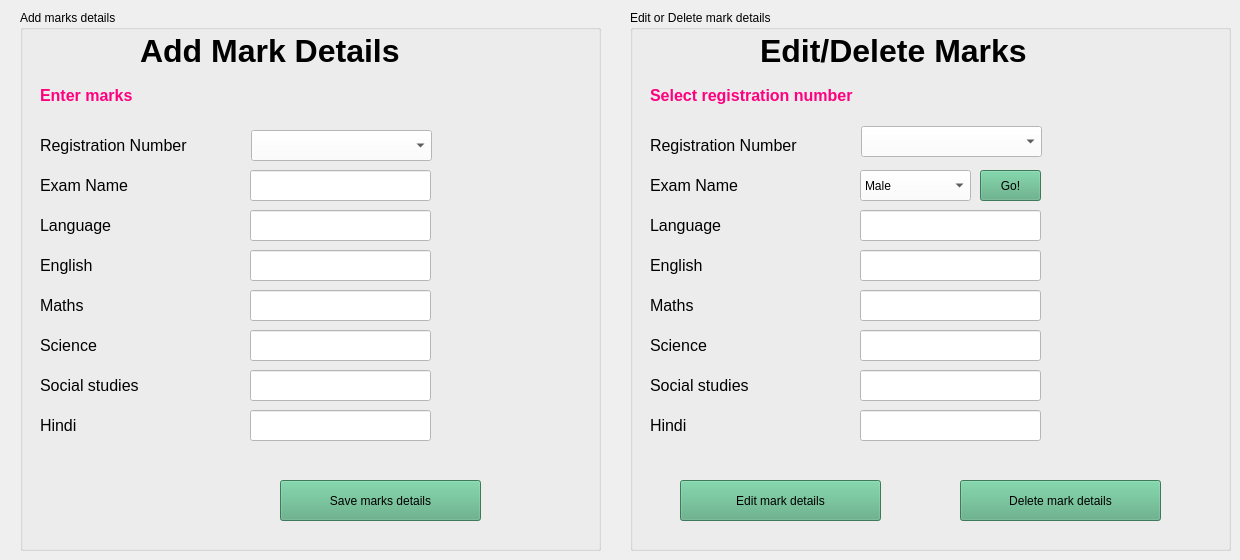
    <widget class="QWidget" name="tab_7">
     <attribute name="title">
      <string>Marks</string>
     </attribute>
     <widget class="QGroupBox" name="groupBox">
      <property name="geometry">
       <rect>
        <x>20</x>
        <y>10</y>
        <width>581</width>
        <height>541</height>
       </rect>
      </property>
      <property name="title">
       <string>Add marks details</string>
      </property>
      <widget class="QLabel" name="label_28">
       <property name="geometry">
        <rect>
         <x>120</x>
         <y>0</y>
         <width>381</width>
         <height>81</height>
        </rect>
       </property>
       <property name="font">
        <font>
         <pointsize>24</pointsize>
         <weight>75</weight>
         <bold>true</bold>
        </font>
       </property>
       <property name="text">
        <string>Add Mark Details</string>
       </property>
      </widget>
      <widget class="QLabel" name="l31">
       <property name="geometry">
        <rect>
         <x>20</x>
         <y>60</y>
         <width>251</width>
         <height>51</height>
        </rect>
       </property>
       <property name="font">
        <font>
         <pointsize>12</pointsize>
         <weight>75</weight>
         <bold>true</bold>
        </font>
       </property>
       <property name="styleSheet">
        <string notr="true">color: rgb(255, 0, 127);</string>
       </property>
       <property name="text">
        <string>Enter marks</string>
       </property>
      </widget>
      <widget class="QLabel" name="label_30">
       <property name="geometry">
        <rect>
         <x>20</x>
         <y>110</y>
         <width>201</width>
         <height>51</height>
        </rect>
       </property>
       <property name="font">
        <font>
         <pointsize>12</pointsize>
        </font>
       </property>
       <property name="text">
        <string>Registration Number</string>
       </property>
      </widget>
      <widget class="QLabel" name="label_31">
       <property name="geometry">
        <rect>
         <x>20</x>
         <y>150</y>
         <width>201</width>
         <height>51</height>
        </rect>
       </property>
       <property name="font">
        <font>
         <pointsize>12</pointsize>
        </font>
       </property>
       <property name="text">
        <string>Exam Name</string>
       </property>
      </widget>
      <widget class="QLineEdit" name="tb31">
       <property name="geometry">
        <rect>
         <x>230</x>
         <y>160</y>
         <width>181</width>
         <height>31</height>
        </rect>
       </property>
       <property name="styleSheet">
        <string notr="true">background-color: rgb(255, 255, 255);
font: 12pt &quot;MS Shell Dlg 2&quot;;</string>
       </property>
      </widget>
      <widget class="QLabel" name="label_32">
       <property name="geometry">
        <rect>
         <x>20</x>
         <y>190</y>
         <width>201</width>
         <height>51</height>
        </rect>
       </property>
       <property name="font">
        <font>
         <pointsize>12</pointsize>
        </font>
       </property>
       <property name="text">
        <string>Language</string>
       </property>
      </widget>
      <widget class="QLineEdit" name="tb32">
       <property name="geometry">
        <rect>
         <x>230</x>
         <y>200</y>
         <width>181</width>
         <height>31</height>
        </rect>
       </property>
       <property name="styleSheet">
        <string notr="true">background-color: rgb(255, 255, 255);
font: 12pt &quot;MS Shell Dlg 2&quot;;</string>
       </property>
      </widget>
      <widget class="QLabel" name="label_33">
       <property name="geometry">
        <rect>
         <x>20</x>
         <y>230</y>
         <width>201</width>
         <height>51</height>
        </rect>
       </property>
       <property name="font">
        <font>
         <pointsize>12</pointsize>
        </font>
       </property>
       <property name="text">
        <string>English</string>
       </property>
      </widget>
      <widget class="QLineEdit" name="tb33">
       <property name="geometry">
        <rect>
         <x>230</x>
         <y>240</y>
         <width>181</width>
         <height>31</height>
        </rect>
       </property>
       <property name="styleSheet">
        <string notr="true">background-color: rgb(255, 255, 255);
font: 12pt &quot;MS Shell Dlg 2&quot;;</string>
       </property>
      </widget>
      <widget class="QLabel" name="label_34">
       <property name="geometry">
        <rect>
         <x>20</x>
         <y>270</y>
         <width>201</width>
         <height>51</height>
        </rect>
       </property>
       <property name="font">
        <font>
         <pointsize>12</pointsize>
        </font>
       </property>
       <property name="text">
        <string>Maths</string>
       </property>
      </widget>
      <widget class="QLineEdit" name="tb34">
       <property name="geometry">
        <rect>
         <x>230</x>
         <y>280</y>
         <width>181</width>
         <height>31</height>
        </rect>
       </property>
       <property name="styleSheet">
        <string notr="true">background-color: rgb(255, 255, 255);
font: 12pt &quot;MS Shell Dlg 2&quot;;</string>
       </property>
      </widget>
      <widget class="QLabel" name="label_35">
       <property name="geometry">
        <rect>
         <x>20</x>
         <y>310</y>
         <width>201</width>
         <height>51</height>
        </rect>
       </property>
       <property name="font">
        <font>
         <pointsize>12</pointsize>
        </font>
       </property>
       <property name="text">
        <string>Science</string>
       </property>
      </widget>
      <widget class="QLineEdit" name="tb35">
       <property name="geometry">
        <rect>
         <x>230</x>
         <y>320</y>
         <width>181</width>
         <height>31</height>
        </rect>
       </property>
       <property name="styleSheet">
        <string notr="true">background-color: rgb(255, 255, 255);
font: 12pt &quot;MS Shell Dlg 2&quot;;</string>
       </property>
      </widget>
      <widget class="QLabel" name="label_36">
       <property name="geometry">
        <rect>
         <x>20</x>
         <y>350</y>
         <width>201</width>
         <height>51</height>
        </rect>
       </property>
       <property name="font">
        <font>
         <pointsize>12</pointsize>
        </font>
       </property>
       <property name="text">
        <string>Social studies</string>
       </property>
      </widget>
      <widget class="QLineEdit" name="tb36">
       <property name="geometry">
        <rect>
         <x>230</x>
         <y>360</y>
         <width>181</width>
         <height>31</height>
        </rect>
       </property>
       <property name="styleSheet">
        <string notr="true">background-color: rgb(255, 255, 255);
font: 12pt &quot;MS Shell Dlg 2&quot;;</string>
       </property>
      </widget>
      <widget class="QLabel" name="label_37">
       <property name="geometry">
        <rect>
         <x>20</x>
         <y>390</y>
         <width>201</width>
         <height>51</height>
        </rect>
       </property>
       <property name="font">
        <font>
         <pointsize>12</pointsize>
        </font>
       </property>
       <property name="text">
        <string>Hindi</string>
       </property>
      </widget>
      <widget class="QLineEdit" name="tb37">
       <property name="geometry">
        <rect>
         <x>230</x>
         <y>400</y>
         <width>181</width>
         <height>31</height>
        </rect>
       </property>
       <property name="styleSheet">
        <string notr="true">background-color: rgb(255, 255, 255);
font: 12pt &quot;MS Shell Dlg 2&quot;;</string>
       </property>
      </widget>
      <widget class="QPushButton" name="b31">
       <property name="geometry">
        <rect>
         <x>260</x>
         <y>470</y>
         <width>201</width>
         <height>41</height>
        </rect>
       </property>
       <property name="styleSheet">
        <string notr="true">background-color: rgb(85, 170, 127);
font: 12pt &quot;MS Shell Dlg 2&quot;;</string>
       </property>
       <property name="text">
        <string>Save marks details</string>
       </property>
      </widget>
      <widget class="QComboBox" name="cb31">
       <property name="geometry">
        <rect>
         <x>231</x>
         <y>120</y>
         <width>181</width>
         <height>31</height>
        </rect>
       </property>
       <property name="styleSheet">
        <string notr="true">background-color: rgb(255, 255, 255);</string>
       </property>
      </widget>
     </widget>
     <widget class="QGroupBox" name="groupBox_2">
      <property name="geometry">
       <rect>
        <x>630</x>
        <y>10</y>
        <width>601</width>
        <height>541</height>
       </rect>
      </property>
      <property name="title">
       <string>Edit or Delete mark details</string>
      </property>
      <widget class="QLabel" name="label_38">
       <property name="geometry">
        <rect>
         <x>130</x>
         <y>0</y>
         <width>381</width>
         <height>81</height>
        </rect>
       </property>
       <property name="font">
        <font>
         <pointsize>24</pointsize>
         <weight>75</weight>
         <bold>true</bold>
        </font>
       </property>
       <property name="text">
        <string>Edit/Delete Marks</string>
       </property>
      </widget>
      <widget class="QLabel" name="l32">
       <property name="geometry">
        <rect>
         <x>20</x>
         <y>60</y>
         <width>301</width>
         <height>51</height>
        </rect>
       </property>
       <property name="font">
        <font>
         <pointsize>12</pointsize>
         <weight>75</weight>
         <bold>true</bold>
        </font>
       </property>
       <property name="styleSheet">
        <string notr="true">color: rgb(255, 0, 127);</string>
       </property>
       <property name="text">
        <string>Select registration number</string>
       </property>
      </widget>
      <widget class="QLabel" name="label_40">
       <property name="geometry">
        <rect>
         <x>20</x>
         <y>110</y>
         <width>201</width>
         <height>51</height>
        </rect>
       </property>
       <property name="font">
        <font>
         <pointsize>12</pointsize>
        </font>
       </property>
       <property name="text">
        <string>Registration Number</string>
       </property>
      </widget>
      <widget class="QLabel" name="label_41">
       <property name="geometry">
        <rect>
         <x>20</x>
         <y>150</y>
         <width>201</width>
         <height>51</height>
        </rect>
       </property>
       <property name="font">
        <font>
         <pointsize>12</pointsize>
        </font>
       </property>
       <property name="text">
        <string>Exam Name</string>
       </property>
      </widget>
      <widget class="QLabel" name="label_42">
       <property name="geometry">
        <rect>
         <x>20</x>
         <y>190</y>
         <width>201</width>
         <height>51</height>
        </rect>
       </property>
       <property name="font">
        <font>
         <pointsize>12</pointsize>
        </font>
       </property>
       <property name="text">
        <string>Language</string>
       </property>
      </widget>
      <widget class="QLineEdit" name="tb38">
       <property name="geometry">
        <rect>
         <x>230</x>
         <y>200</y>
         <width>181</width>
         <height>31</height>
        </rect>
       </property>
       <property name="styleSheet">
        <string notr="true">background-color: rgb(255, 255, 255);
font: 12pt &quot;MS Shell Dlg 2&quot;;</string>
       </property>
      </widget>
      <widget class="QLabel" name="label_43">
       <property name="geometry">
        <rect>
         <x>20</x>
         <y>230</y>
         <width>201</width>
         <height>51</height>
        </rect>
       </property>
       <property name="font">
        <font>
         <pointsize>12</pointsize>
        </font>
       </property>
       <property name="text">
        <string>English</string>
       </property>
      </widget>
      <widget class="QLineEdit" name="tb39">
       <property name="geometry">
        <rect>
         <x>230</x>
         <y>240</y>
         <width>181</width>
         <height>31</height>
        </rect>
       </property>
       <property name="styleSheet">
        <string notr="true">background-color: rgb(255, 255, 255);
font: 12pt &quot;MS Shell Dlg 2&quot;;</string>
       </property>
      </widget>
      <widget class="QLabel" name="label_44">
       <property name="geometry">
        <rect>
         <x>20</x>
         <y>270</y>
         <width>201</width>
         <height>51</height>
        </rect>
       </property>
       <property name="font">
        <font>
         <pointsize>12</pointsize>
        </font>
       </property>
       <property name="text">
        <string>Maths</string>
       </property>
      </widget>
      <widget class="QLineEdit" name="tb310">
       <property name="geometry">
        <rect>
         <x>230</x>
         <y>280</y>
         <width>181</width>
         <height>31</height>
        </rect>
       </property>
       <property name="styleSheet">
        <string notr="true">background-color: rgb(255, 255, 255);
font: 12pt &quot;MS Shell Dlg 2&quot;;</string>
       </property>
      </widget>
      <widget class="QLabel" name="label_45">
       <property name="geometry">
        <rect>
         <x>20</x>
         <y>310</y>
         <width>201</width>
         <height>51</height>
        </rect>
       </property>
       <property name="font">
        <font>
         <pointsize>12</pointsize>
        </font>
       </property>
       <property name="text">
        <string>Science</string>
       </property>
      </widget>
      <widget class="QLineEdit" name="tb311">
       <property name="geometry">
        <rect>
         <x>230</x>
         <y>320</y>
         <width>181</width>
         <height>31</height>
        </rect>
       </property>
       <property name="styleSheet">
        <string notr="true">background-color: rgb(255, 255, 255);
font: 12pt &quot;MS Shell Dlg 2&quot;;</string>
       </property>
      </widget>
      <widget class="QLabel" name="label_46">
       <property name="geometry">
        <rect>
         <x>20</x>
         <y>350</y>
         <width>201</width>
         <height>51</height>
        </rect>
       </property>
       <property name="font">
        <font>
         <pointsize>12</pointsize>
        </font>
       </property>
       <property name="text">
        <string>Social studies</string>
       </property>
      </widget>
      <widget class="QLineEdit" name="tb312">
       <property name="geometry">
        <rect>
         <x>230</x>
         <y>360</y>
         <width>181</width>
         <height>31</height>
        </rect>
       </property>
       <property name="styleSheet">
        <string notr="true">background-color: rgb(255, 255, 255);
font: 12pt &quot;MS Shell Dlg 2&quot;;</string>
       </property>
      </widget>
      <widget class="QLabel" name="label_47">
       <property name="geometry">
        <rect>
         <x>20</x>
         <y>390</y>
         <width>201</width>
         <height>51</height>
        </rect>
       </property>
       <property name="font">
        <font>
         <pointsize>12</pointsize>
        </font>
       </property>
       <property name="text">
        <string>Hindi</string>
       </property>
      </widget>
      <widget class="QLineEdit" name="tb313">
       <property name="geometry">
        <rect>
         <x>230</x>
         <y>400</y>
         <width>181</width>
         <height>31</height>
        </rect>
       </property>
       <property name="styleSheet">
        <string notr="true">background-color: rgb(255, 255, 255);</string>
       </property>
      </widget>
      <widget class="QPushButton" name="b34">
       <property name="geometry">
        <rect>
         <x>330</x>
         <y>470</y>
         <width>201</width>
         <height>41</height>
        </rect>
       </property>
       <property name="styleSheet">
        <string notr="true">background-color: rgb(85, 170, 127);
font: 12pt &quot;MS Shell Dlg 2&quot;;</string>
       </property>
       <property name="text">
        <string>Delete mark details</string>
       </property>
      </widget>
      <widget class="QComboBox" name="cb33">
       <property name="geometry">
        <rect>
         <x>230</x>
         <y>160</y>
         <width>111</width>
         <height>31</height>
        </rect>
       </property>
       <property name="styleSheet">
        <string notr="true">background-color: rgb(255, 255, 255);
font: 12pt &quot;MS Shell Dlg 2&quot;;</string>
       </property>
       <item>
        <property name="text">
         <string>Male</string>
        </property>
       </item>
       <item>
        <property name="text">
         <string>Female</string>
        </property>
       </item>
      </widget>
      <widget class="QPushButton" name="b32">
       <property name="geometry">
        <rect>
         <x>350</x>
         <y>160</y>
         <width>61</width>
         <height>31</height>
        </rect>
       </property>
       <property name="styleSheet">
        <string notr="true">background-color: rgb(85, 170, 127);
font: 12pt &quot;MS Shell Dlg 2&quot;;</string>
       </property>
       <property name="text">
        <string>Go!</string>
       </property>
      </widget>
      <widget class="QPushButton" name="b33">
       <property name="geometry">
        <rect>
         <x>50</x>
         <y>470</y>
         <width>201</width>
         <height>41</height>
        </rect>
       </property>
       <property name="styleSheet">
        <string notr="true">background-color: rgb(85, 170, 127);
font: 12pt &quot;MS Shell Dlg 2&quot;;</string>
       </property>
       <property name="text">
        <string>Edit mark details</string>
       </property>
      </widget>
      <widget class="QComboBox" name="cb32">
       <property name="geometry">
        <rect>
         <x>231</x>
         <y>116</y>
         <width>181</width>
         <height>31</height>
        </rect>
       </property>
       <property name="styleSheet">
        <string notr="true">background-color: rgb(255, 255, 255);</string>
       </property>
      </widget>
     </widget>
    </widget>
